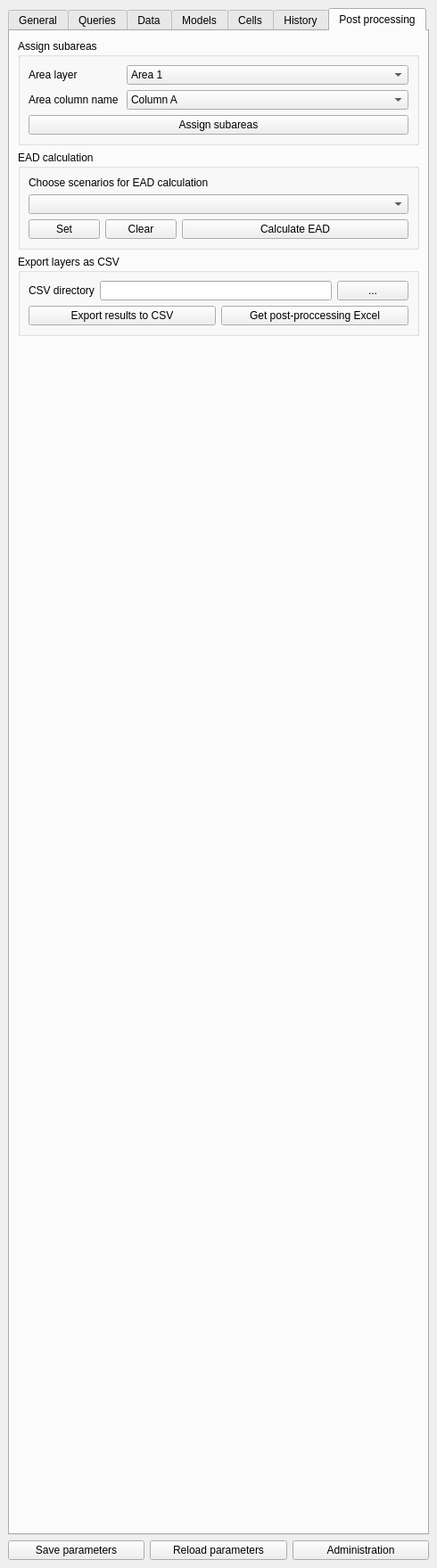
<?xml version="1.0" encoding="UTF-8"?>
<ui version="4.0">
 <class>FloodDamageCostDockWidgetBase</class>
 <widget class="QDockWidget" name="FloodDamageCostDockWidgetBase">
  <property name="geometry">
   <rect>
    <x>0</x>
    <y>0</y>
    <width>490</width>
    <height>1759</height>
   </rect>
  </property>
  <property name="windowTitle">
   <string>Estimation of flood damage costs</string>
  </property>
  <widget class="QWidget" name="dockWidgetContents">
   <layout class="QVBoxLayout" name="verticalLayout_3">
    <item>
     <widget class="QTabWidget" name="twFloodDamageCost">
      <property name="currentIndex">
       <number>6</number>
      </property>
      <widget class="QWidget" name="tab">
       <attribute name="title">
        <string>General</string>
       </attribute>
       <layout class="QVBoxLayout" name="verticalLayout">
        <item>
         <widget class="QGroupBox" name="gbDatabase">
          <property name="title">
           <string>Database source</string>
          </property>
          <property name="checkable">
           <bool>false</bool>
          </property>
          <property name="checked">
           <bool>false</bool>
          </property>
          <layout class="QGridLayout" name="gridLayout">
           <item row="0" column="0">
            <widget class="QLabel" name="label_7">
             <property name="sizePolicy">
              <sizepolicy hsizetype="Preferred" vsizetype="Preferred">
               <horstretch>0</horstretch>
               <verstretch>0</verstretch>
              </sizepolicy>
             </property>
             <property name="text">
              <string>Database</string>
             </property>
            </widget>
           </item>
           <item row="0" column="1">
            <widget class="QComboBox" name="cbDatabase">
             <property name="sizePolicy">
              <sizepolicy hsizetype="Preferred" vsizetype="Fixed">
               <horstretch>5</horstretch>
               <verstretch>0</verstretch>
              </sizepolicy>
             </property>
            </widget>
           </item>
           <item row="0" column="2">
            <widget class="QPushButton" name="pbDatabase">
             <property name="sizePolicy">
              <sizepolicy hsizetype="Minimum" vsizetype="Fixed">
               <horstretch>0</horstretch>
               <verstretch>0</verstretch>
              </sizepolicy>
             </property>
             <property name="text">
              <string/>
             </property>
            </widget>
           </item>
           <item row="1" column="0">
            <widget class="QLabel" name="label_8">
             <property name="sizePolicy">
              <sizepolicy hsizetype="Preferred" vsizetype="Preferred">
               <horstretch>0</horstretch>
               <verstretch>0</verstretch>
              </sizepolicy>
             </property>
             <property name="text">
              <string>Parameter table</string>
             </property>
            </widget>
           </item>
           <item row="1" column="1">
            <widget class="QLineEdit" name="leParameterTable">
             <property name="sizePolicy">
              <sizepolicy hsizetype="Expanding" vsizetype="Fixed">
               <horstretch>5</horstretch>
               <verstretch>0</verstretch>
              </sizepolicy>
             </property>
            </widget>
           </item>
           <item row="1" column="2">
            <widget class="QPushButton" name="pbParameterShow">
             <property name="sizePolicy">
              <sizepolicy hsizetype="Minimum" vsizetype="Fixed">
               <horstretch>0</horstretch>
               <verstretch>0</verstretch>
              </sizepolicy>
             </property>
             <property name="text">
              <string/>
             </property>
            </widget>
           </item>
          </layout>
         </widget>
        </item>
        <item>
         <widget class="QTreeView" name="tvGeneral"/>
        </item>
       </layout>
      </widget>
      <widget class="QWidget" name="tab_5">
       <attribute name="title">
        <string>Queries</string>
       </attribute>
       <layout class="QVBoxLayout" name="verticalLayout_6">
        <item>
         <widget class="QTreeView" name="tvQueries"/>
        </item>
       </layout>
      </widget>
      <widget class="QWidget" name="tab_4">
       <attribute name="title">
        <string>Data</string>
       </attribute>
       <layout class="QVBoxLayout" name="verticalLayout_5">
        <item>
         <widget class="QTreeView" name="tvData"/>
        </item>
       </layout>
      </widget>
      <widget class="QWidget" name="tab_2">
       <attribute name="title">
        <string>Models</string>
       </attribute>
       <layout class="QVBoxLayout" name="verticalLayout_2">
        <item>
         <widget class="QTreeView" name="tvModels"/>
        </item>
        <item>
         <layout class="QHBoxLayout" name="horizontalLayout_8">
          <item>
           <widget class="QLabel" name="label">
            <property name="text">
             <string>Group name</string>
            </property>
           </widget>
          </item>
          <item>
           <widget class="QLineEdit" name="leGroupName">
            <property name="sizePolicy">
             <sizepolicy hsizetype="Expanding" vsizetype="Fixed">
              <horstretch>5</horstretch>
              <verstretch>0</verstretch>
             </sizepolicy>
            </property>
            <property name="text">
             <string/>
            </property>
           </widget>
          </item>
          <item>
           <widget class="QCheckBox" name="chbLimit">
            <property name="text">
             <string>Limit to Mapper extent </string>
            </property>
           </widget>
          </item>
         </layout>
        </item>
        <item>
         <widget class="QPushButton" name="pbModelRun">
          <property name="font">
           <font>
            <weight>75</weight>
            <bold>true</bold>
           </font>
          </property>
          <property name="text">
           <string>Run selected model(s)</string>
          </property>
         </widget>
        </item>
       </layout>
      </widget>
      <widget class="QWidget" name="tab_6">
       <attribute name="title">
        <string>Cells</string>
       </attribute>
       <layout class="QVBoxLayout" name="verticalLayout_12">
        <item>
         <widget class="QGroupBox" name="groupBox_3">
          <property name="title">
           <string>Create cell layer</string>
          </property>
          <layout class="QVBoxLayout" name="verticalLayout_8">
           <item>
            <layout class="QHBoxLayout" name="horizontalLayout_2">
             <item>
              <widget class="QLabel" name="label_10">
               <property name="sizePolicy">
                <sizepolicy hsizetype="Preferred" vsizetype="Preferred">
                 <horstretch>1</horstretch>
                 <verstretch>0</verstretch>
                </sizepolicy>
               </property>
               <property name="text">
                <string>Layername</string>
               </property>
              </widget>
             </item>
             <item>
              <widget class="QLineEdit" name="leLayerName">
               <property name="sizePolicy">
                <sizepolicy hsizetype="Expanding" vsizetype="Fixed">
                 <horstretch>4</horstretch>
                 <verstretch>0</verstretch>
                </sizepolicy>
               </property>
              </widget>
             </item>
            </layout>
           </item>
           <item>
            <layout class="QHBoxLayout" name="horizontalLayout_4">
             <item>
              <layout class="QFormLayout" name="formLayout">
               <item row="0" column="0">
                <widget class="QLabel" name="label_11">
                 <property name="sizePolicy">
                  <sizepolicy hsizetype="Preferred" vsizetype="Preferred">
                   <horstretch>0</horstretch>
                   <verstretch>0</verstretch>
                  </sizepolicy>
                 </property>
                 <property name="text">
                  <string>Cell dimension (m.)</string>
                 </property>
                </widget>
               </item>
               <item row="0" column="1">
                <widget class="QDoubleSpinBox" name="dsbCellSize">
                 <property name="sizePolicy">
                  <sizepolicy hsizetype="Minimum" vsizetype="Fixed">
                   <horstretch>4</horstretch>
                   <verstretch>0</verstretch>
                  </sizepolicy>
                 </property>
                 <property name="maximum">
                  <double>10000.000000000000000</double>
                 </property>
                 <property name="singleStep">
                  <double>50.000000000000000</double>
                 </property>
                </widget>
               </item>
               <item row="1" column="0">
                <widget class="QLabel" name="label_5">
                 <property name="sizePolicy">
                  <sizepolicy hsizetype="Preferred" vsizetype="Preferred">
                   <horstretch>1</horstretch>
                   <verstretch>0</verstretch>
                  </sizepolicy>
                 </property>
                 <property name="text">
                  <string>X minimum</string>
                 </property>
                </widget>
               </item>
               <item row="1" column="1">
                <widget class="QDoubleSpinBox" name="dsbXMin">
                 <property name="sizePolicy">
                  <sizepolicy hsizetype="Minimum" vsizetype="Fixed">
                   <horstretch>0</horstretch>
                   <verstretch>0</verstretch>
                  </sizepolicy>
                 </property>
                 <property name="maximum">
                  <double>10000000.000000000000000</double>
                 </property>
                 <property name="singleStep">
                  <double>1000.000000000000000</double>
                 </property>
                </widget>
               </item>
               <item row="2" column="0">
                <widget class="QLabel" name="label_12">
                 <property name="sizePolicy">
                  <sizepolicy hsizetype="Preferred" vsizetype="Preferred">
                   <horstretch>1</horstretch>
                   <verstretch>0</verstretch>
                  </sizepolicy>
                 </property>
                 <property name="text">
                  <string>Y minimum</string>
                 </property>
                </widget>
               </item>
               <item row="2" column="1">
                <widget class="QDoubleSpinBox" name="dsbYMin">
                 <property name="sizePolicy">
                  <sizepolicy hsizetype="Minimum" vsizetype="Fixed">
                   <horstretch>0</horstretch>
                   <verstretch>0</verstretch>
                  </sizepolicy>
                 </property>
                 <property name="maximum">
                  <double>10000000.000000000000000</double>
                 </property>
                 <property name="singleStep">
                  <double>1000.000000000000000</double>
                 </property>
                </widget>
               </item>
              </layout>
             </item>
             <item>
              <layout class="QFormLayout" name="formLayout_2">
               <item row="0" column="0" colspan="2">
                <widget class="QLabel" name="label_14">
                 <property name="sizePolicy">
                  <sizepolicy hsizetype="Preferred" vsizetype="Preferred">
                   <horstretch>4</horstretch>
                   <verstretch>0</verstretch>
                  </sizepolicy>
                 </property>
                 <property name="text">
                  <string>(Cells are always square)</string>
                 </property>
                </widget>
               </item>
               <item row="1" column="0">
                <widget class="QLabel" name="label_6">
                 <property name="sizePolicy">
                  <sizepolicy hsizetype="Preferred" vsizetype="Preferred">
                   <horstretch>1</horstretch>
                   <verstretch>0</verstretch>
                  </sizepolicy>
                 </property>
                 <property name="text">
                  <string>X maximum</string>
                 </property>
                </widget>
               </item>
               <item row="1" column="1">
                <widget class="QDoubleSpinBox" name="dsbXMax">
                 <property name="sizePolicy">
                  <sizepolicy hsizetype="Minimum" vsizetype="Fixed">
                   <horstretch>4</horstretch>
                   <verstretch>0</verstretch>
                  </sizepolicy>
                 </property>
                 <property name="maximum">
                  <double>10000000.000000000000000</double>
                 </property>
                 <property name="singleStep">
                  <double>1000.000000000000000</double>
                 </property>
                </widget>
               </item>
               <item row="2" column="0">
                <widget class="QLabel" name="label_13">
                 <property name="sizePolicy">
                  <sizepolicy hsizetype="Preferred" vsizetype="Preferred">
                   <horstretch>1</horstretch>
                   <verstretch>0</verstretch>
                  </sizepolicy>
                 </property>
                 <property name="text">
                  <string>Y maximum</string>
                 </property>
                </widget>
               </item>
               <item row="2" column="1">
                <widget class="QDoubleSpinBox" name="dsbYMax">
                 <property name="sizePolicy">
                  <sizepolicy hsizetype="Minimum" vsizetype="Fixed">
                   <horstretch>4</horstretch>
                   <verstretch>0</verstretch>
                  </sizepolicy>
                 </property>
                 <property name="maximum">
                  <double>10000000.000000000000000</double>
                 </property>
                 <property name="singleStep">
                  <double>1000.000000000000000</double>
                 </property>
                </widget>
               </item>
              </layout>
             </item>
            </layout>
           </item>
           <item>
            <layout class="QHBoxLayout" name="horizontalLayout_7">
             <item>
              <widget class="QPushButton" name="pbMapperExtents">
               <property name="sizePolicy">
                <sizepolicy hsizetype="Minimum" vsizetype="Fixed">
                 <horstretch>9</horstretch>
                 <verstretch>0</verstretch>
                </sizepolicy>
               </property>
               <property name="text">
                <string>mapper extents</string>
               </property>
              </widget>
             </item>
             <item>
              <widget class="QPushButton" name="pbCreateCellLayer">
               <property name="sizePolicy">
                <sizepolicy hsizetype="Minimum" vsizetype="Fixed">
                 <horstretch>9</horstretch>
                 <verstretch>0</verstretch>
                </sizepolicy>
               </property>
               <property name="text">
                <string>Create new cell layer</string>
               </property>
              </widget>
             </item>
            </layout>
           </item>
          </layout>
         </widget>
        </item>
        <item>
         <widget class="QGroupBox" name="groupBox">
          <property name="title">
           <string>Promote polygon layer to cell layer</string>
          </property>
          <layout class="QVBoxLayout" name="verticalLayout_9">
           <item>
            <layout class="QHBoxLayout" name="horizontalLayout_13">
             <item>
              <widget class="QLabel" name="label_17">
               <property name="sizePolicy">
                <sizepolicy hsizetype="Preferred" vsizetype="Preferred">
                 <horstretch>0</horstretch>
                 <verstretch>0</verstretch>
                </sizepolicy>
               </property>
               <property name="text">
                <string>Polygon layer</string>
               </property>
              </widget>
             </item>
             <item>
              <widget class="QComboBox" name="cbPolLayer">
               <property name="sizePolicy">
                <sizepolicy hsizetype="Preferred" vsizetype="Fixed">
                 <horstretch>5</horstretch>
                 <verstretch>0</verstretch>
                </sizepolicy>
               </property>
               <property name="toolTip">
                <string>Choose a layer to promote to cell layer</string>
               </property>
              </widget>
             </item>
             <item>
              <widget class="QPushButton" name="pbUpdPolLayer">
               <property name="sizePolicy">
                <sizepolicy hsizetype="Minimum" vsizetype="Fixed">
                 <horstretch>0</horstretch>
                 <verstretch>0</verstretch>
                </sizepolicy>
               </property>
               <property name="toolTip">
                <string>Update polygon layer list</string>
               </property>
               <property name="text">
                <string/>
               </property>
              </widget>
             </item>
            </layout>
           </item>
           <item>
            <widget class="QPushButton" name="pbPromotePolLayer">
             <property name="sizePolicy">
              <sizepolicy hsizetype="Minimum" vsizetype="Fixed">
               <horstretch>9</horstretch>
               <verstretch>0</verstretch>
              </sizepolicy>
             </property>
             <property name="text">
              <string>Promote to cell layer</string>
             </property>
            </widget>
           </item>
          </layout>
         </widget>
        </item>
        <item>
         <widget class="QGroupBox" name="groupBox_2">
          <property name="title">
           <string>Choose cell layer</string>
          </property>
          <layout class="QVBoxLayout" name="verticalLayout_7">
           <item>
            <layout class="QHBoxLayout" name="horizontalLayout_3">
             <item>
              <widget class="QLabel" name="label_9">
               <property name="sizePolicy">
                <sizepolicy hsizetype="Preferred" vsizetype="Preferred">
                 <horstretch>0</horstretch>
                 <verstretch>0</verstretch>
                </sizepolicy>
               </property>
               <property name="text">
                <string>Cell layer</string>
               </property>
              </widget>
             </item>
             <item>
              <widget class="QComboBox" name="cbCellLayer">
               <property name="sizePolicy">
                <sizepolicy hsizetype="Preferred" vsizetype="Fixed">
                 <horstretch>5</horstretch>
                 <verstretch>0</verstretch>
                </sizepolicy>
               </property>
              </widget>
             </item>
             <item>
              <widget class="QPushButton" name="pbUpdCellLayer">
               <property name="sizePolicy">
                <sizepolicy hsizetype="Minimum" vsizetype="Fixed">
                 <horstretch>0</horstretch>
                 <verstretch>0</verstretch>
                </sizepolicy>
               </property>
               <property name="text">
                <string/>
               </property>
              </widget>
             </item>
            </layout>
           </item>
           <item>
            <widget class="QPushButton" name="pbClearValues">
             <property name="sizePolicy">
              <sizepolicy hsizetype="Minimum" vsizetype="Fixed">
               <horstretch>9</horstretch>
               <verstretch>0</verstretch>
              </sizepolicy>
             </property>
             <property name="text">
              <string>Clear values from chosen layer</string>
             </property>
            </widget>
           </item>
          </layout>
         </widget>
        </item>
        <item>
         <widget class="QTreeView" name="tvCells"/>
        </item>
        <item>
         <layout class="QHBoxLayout" name="horizontalLayout_5">
          <item>
           <widget class="QPushButton" name="pbDamage">
            <property name="sizePolicy">
             <sizepolicy hsizetype="Minimum" vsizetype="Fixed">
              <horstretch>9</horstretch>
              <verstretch>0</verstretch>
             </sizepolicy>
            </property>
            <property name="text">
             <string>Damage loss</string>
            </property>
           </widget>
          </item>
          <item>
           <widget class="QPushButton" name="pbValue">
            <property name="sizePolicy">
             <sizepolicy hsizetype="Minimum" vsizetype="Fixed">
              <horstretch>9</horstretch>
              <verstretch>0</verstretch>
             </sizepolicy>
            </property>
            <property name="text">
             <string>Value loss</string>
            </property>
           </widget>
          </item>
          <item>
           <widget class="QPushButton" name="pbRisk">
            <property name="sizePolicy">
             <sizepolicy hsizetype="Minimum" vsizetype="Fixed">
              <horstretch>9</horstretch>
              <verstretch>0</verstretch>
             </sizepolicy>
            </property>
            <property name="text">
             <string>Risk</string>
            </property>
           </widget>
          </item>
          <item>
           <widget class="QPushButton" name="pbClearAll">
            <property name="sizePolicy">
             <sizepolicy hsizetype="Minimum" vsizetype="Fixed">
              <horstretch>9</horstretch>
              <verstretch>0</verstretch>
             </sizepolicy>
            </property>
            <property name="text">
             <string>Clear all</string>
            </property>
           </widget>
          </item>
         </layout>
        </item>
        <item>
         <layout class="QHBoxLayout" name="horizontalLayout_6">
          <item>
           <widget class="QPushButton" name="pbUpdateLayerTree">
            <property name="sizePolicy">
             <sizepolicy hsizetype="Minimum" vsizetype="Fixed">
              <horstretch>9</horstretch>
              <verstretch>0</verstretch>
             </sizepolicy>
            </property>
            <property name="text">
             <string>Update layer tree</string>
            </property>
           </widget>
          </item>
          <item>
           <widget class="QPushButton" name="pbCellExtract">
            <property name="sizePolicy">
             <sizepolicy hsizetype="Minimum" vsizetype="Fixed">
              <horstretch>9</horstretch>
              <verstretch>0</verstretch>
             </sizepolicy>
            </property>
            <property name="font">
             <font>
              <weight>75</weight>
              <bold>true</bold>
             </font>
            </property>
            <property name="text">
             <string>Run cell extraction</string>
            </property>
           </widget>
          </item>
         </layout>
        </item>
       </layout>
      </widget>
      <widget class="QWidget" name="tab_8">
       <attribute name="title">
        <string>History</string>
       </attribute>
       <layout class="QVBoxLayout" name="verticalLayout_4">
        <item>
         <widget class="QTreeView" name="tvHistory"/>
        </item>
        <item>
         <layout class="QHBoxLayout" name="horizontalLayout_11">
          <item>
           <widget class="QLabel" name="label_3">
            <property name="text">
             <string>Fields</string>
            </property>
           </widget>
          </item>
          <item>
           <widget class="QComboBox" name="cbHistFields">
            <property name="sizePolicy">
             <sizepolicy hsizetype="Preferred" vsizetype="Fixed">
              <horstretch>4</horstretch>
              <verstretch>0</verstretch>
             </sizepolicy>
            </property>
           </widget>
          </item>
          <item>
           <widget class="QLabel" name="label_4">
            <property name="text">
             <string>Operators</string>
            </property>
           </widget>
          </item>
          <item>
           <widget class="QComboBox" name="cbHistOperators">
            <property name="sizePolicy">
             <sizepolicy hsizetype="Preferred" vsizetype="Fixed">
              <horstretch>4</horstretch>
              <verstretch>0</verstretch>
             </sizepolicy>
            </property>
           </widget>
          </item>
         </layout>
        </item>
        <item>
         <layout class="QHBoxLayout" name="horizontalLayout_10">
          <item>
           <widget class="QLabel" name="label_2">
            <property name="text">
             <string>Filter</string>
            </property>
           </widget>
          </item>
          <item>
           <widget class="QLineEdit" name="leHistFilter">
            <property name="sizePolicy">
             <sizepolicy hsizetype="Expanding" vsizetype="Fixed">
              <horstretch>5</horstretch>
              <verstretch>0</verstretch>
             </sizepolicy>
            </property>
            <property name="text">
             <string/>
            </property>
           </widget>
          </item>
         </layout>
        </item>
        <item>
         <layout class="QHBoxLayout" name="horizontalLayout_9">
          <item>
           <widget class="QPushButton" name="pbHistFilterSearch">
            <property name="font">
             <font>
              <weight>50</weight>
              <bold>false</bold>
             </font>
            </property>
            <property name="text">
             <string>Filter search</string>
            </property>
           </widget>
          </item>
          <item>
           <widget class="QPushButton" name="pbHistResetSearch">
            <property name="font">
             <font>
              <weight>50</weight>
              <bold>false</bold>
             </font>
            </property>
            <property name="text">
             <string>Reset search</string>
            </property>
           </widget>
          </item>
         </layout>
        </item>
       </layout>
      </widget>
      <widget class="QWidget" name="tab_3">
       <attribute name="title">
        <string>Post processing</string>
       </attribute>
       <layout class="QVBoxLayout" name="verticalLayout_13">
        <item>
         <widget class="QGroupBox" name="gbDatabase_2">
          <property name="title">
           <string>Assign subareas</string>
          </property>
          <property name="checkable">
           <bool>false</bool>
          </property>
          <property name="checked">
           <bool>false</bool>
          </property>
          <layout class="QVBoxLayout" name="verticalLayout_10">
           <item>
            <layout class="QGridLayout" name="gridLayout_2">
             <item row="0" column="0">
              <widget class="QLabel" name="label_15">
               <property name="sizePolicy">
                <sizepolicy hsizetype="Preferred" vsizetype="Preferred">
                 <horstretch>0</horstretch>
                 <verstretch>0</verstretch>
                </sizepolicy>
               </property>
               <property name="text">
                <string>Area layer</string>
               </property>
              </widget>
             </item>
             <item row="0" column="1">
              <widget class="QComboBox" name="cbAreaLayer">
               <property name="sizePolicy">
                <sizepolicy hsizetype="Preferred" vsizetype="Fixed">
                 <horstretch>5</horstretch>
                 <verstretch>0</verstretch>
                </sizepolicy>
               </property>
               <item>
                <property name="text">
                 <string>Area 1</string>
                </property>
               </item>
               <item>
                <property name="text">
                 <string>Area 2</string>
                </property>
               </item>
               <item>
                <property name="text">
                 <string>Area 3</string>
                </property>
               </item>
              </widget>
             </item>
             <item row="1" column="0">
              <widget class="QLabel" name="label_16">
               <property name="sizePolicy">
                <sizepolicy hsizetype="Preferred" vsizetype="Preferred">
                 <horstretch>0</horstretch>
                 <verstretch>0</verstretch>
                </sizepolicy>
               </property>
               <property name="text">
                <string>Area column name </string>
               </property>
              </widget>
             </item>
             <item row="1" column="1">
              <widget class="QComboBox" name="cbAreaColumn">
               <property name="sizePolicy">
                <sizepolicy hsizetype="Preferred" vsizetype="Fixed">
                 <horstretch>5</horstretch>
                 <verstretch>0</verstretch>
                </sizepolicy>
               </property>
               <item>
                <property name="text">
                 <string>Column A</string>
                </property>
               </item>
               <item>
                <property name="text">
                 <string>Column B</string>
                </property>
               </item>
               <item>
                <property name="text">
                 <string>Column C</string>
                </property>
               </item>
              </widget>
             </item>
            </layout>
           </item>
           <item>
            <widget class="QPushButton" name="pbAreaSub">
             <property name="text">
              <string>Assign subareas</string>
             </property>
            </widget>
           </item>
          </layout>
         </widget>
        </item>
        <item>
         <widget class="QGroupBox" name="gbDatabase_4">
          <property name="title">
           <string>EAD calculation</string>
          </property>
          <property name="checkable">
           <bool>false</bool>
          </property>
          <property name="checked">
           <bool>false</bool>
          </property>
          <layout class="QVBoxLayout" name="verticalLayout_14">
           <item>
            <widget class="QLabel" name="label_18">
             <property name="text">
              <string>Choose scenarios for EAD calculation</string>
             </property>
            </widget>
           </item>
           <item>
            <widget class="QgsCheckableComboBox" name="cbScenariosEAD">
             <property name="sizePolicy">
              <sizepolicy hsizetype="Preferred" vsizetype="Fixed">
               <horstretch>6</horstretch>
               <verstretch>0</verstretch>
              </sizepolicy>
             </property>
             <property name="placeholderText">
              <string>Choose scenarios</string>
             </property>
             <property name="separator">
              <string>;</string>
             </property>
            </widget>
           </item>
           <item>
            <layout class="QHBoxLayout" name="horizontalLayout_15">
             <item>
              <widget class="QPushButton" name="pbSetScenarios">
               <property name="sizePolicy">
                <sizepolicy hsizetype="Minimum" vsizetype="Fixed">
                 <horstretch>1</horstretch>
                 <verstretch>0</verstretch>
                </sizepolicy>
               </property>
               <property name="text">
                <string>Set</string>
               </property>
              </widget>
             </item>
             <item>
              <widget class="QPushButton" name="pbClearScenarios">
               <property name="sizePolicy">
                <sizepolicy hsizetype="Minimum" vsizetype="Fixed">
                 <horstretch>1</horstretch>
                 <verstretch>0</verstretch>
                </sizepolicy>
               </property>
               <property name="text">
                <string>Clear</string>
               </property>
              </widget>
             </item>
             <item>
              <widget class="QPushButton" name="pbCalculateEAD">
               <property name="sizePolicy">
                <sizepolicy hsizetype="Minimum" vsizetype="Fixed">
                 <horstretch>8</horstretch>
                 <verstretch>0</verstretch>
                </sizepolicy>
               </property>
               <property name="text">
                <string>Calculate EAD</string>
               </property>
              </widget>
             </item>
            </layout>
           </item>
          </layout>
         </widget>
        </item>
        <item>
         <widget class="QGroupBox" name="gbDatabase_3">
          <property name="title">
           <string>Export layers as CSV </string>
          </property>
          <property name="checkable">
           <bool>false</bool>
          </property>
          <property name="checked">
           <bool>false</bool>
          </property>
          <layout class="QVBoxLayout" name="verticalLayout_11">
           <item>
            <layout class="QHBoxLayout" name="horizontalLayout_12">
             <item>
              <widget class="QLabel" name="label_19">
               <property name="sizePolicy">
                <sizepolicy hsizetype="Preferred" vsizetype="Preferred">
                 <horstretch>1</horstretch>
                 <verstretch>0</verstretch>
                </sizepolicy>
               </property>
               <property name="text">
                <string>CSV directory</string>
               </property>
              </widget>
             </item>
             <item>
              <widget class="QLineEdit" name="leCSVExportDir">
               <property name="sizePolicy">
                <sizepolicy hsizetype="Expanding" vsizetype="Fixed">
                 <horstretch>6</horstretch>
                 <verstretch>0</verstretch>
                </sizepolicy>
               </property>
              </widget>
             </item>
             <item>
              <widget class="QPushButton" name="pbCSVExportDir">
               <property name="sizePolicy">
                <sizepolicy hsizetype="Minimum" vsizetype="Fixed">
                 <horstretch>1</horstretch>
                 <verstretch>0</verstretch>
                </sizepolicy>
               </property>
               <property name="text">
                <string>...</string>
               </property>
              </widget>
             </item>
            </layout>
           </item>
           <item>
            <layout class="QHBoxLayout" name="horizontalLayout_14">
             <item>
              <widget class="QPushButton" name="pbCSVExport">
               <property name="sizePolicy">
                <sizepolicy hsizetype="Minimum" vsizetype="Fixed">
                 <horstretch>4</horstretch>
                 <verstretch>0</verstretch>
                </sizepolicy>
               </property>
               <property name="toolTip">
                <string>&lt;html&gt;&lt;head/&gt;&lt;body&gt;&lt;pre style=&quot; margin-top:12px; margin-bottom:12px; margin-left:0px; margin-right:0px; -qt-block-indent:0; text-indent:0px;&quot;&gt;&lt;span style=&quot; font-family:'Courier New'; font-weight:600;&quot;&gt;Merges sector data (for active result groups and layers only) and exports it as CSV file&lt;/span&gt;&lt;/pre&gt;&lt;/body&gt;&lt;/html&gt;</string>
               </property>
               <property name="text">
                <string>Export results to CSV</string>
               </property>
              </widget>
             </item>
             <item>
              <widget class="QPushButton" name="pbCreateExcel">
               <property name="sizePolicy">
                <sizepolicy hsizetype="Minimum" vsizetype="Fixed">
                 <horstretch>4</horstretch>
                 <verstretch>0</verstretch>
                </sizepolicy>
               </property>
               <property name="toolTip">
                <string>&lt;html&gt;&lt;head/&gt;&lt;body&gt;&lt;p&gt;&lt;span style=&quot; font-family:'Courier New'; font-weight:600;&quot;&gt;Get an Excel spreadsheet for automatic data processing of the exported CSV files&lt;/span&gt;&lt;/p&gt;&lt;/body&gt;&lt;/html&gt;</string>
               </property>
               <property name="whatsThis">
                <string/>
               </property>
               <property name="text">
                <string>Get post-proccessing Excel</string>
               </property>
              </widget>
             </item>
            </layout>
           </item>
          </layout>
         </widget>
        </item>
        <item>
         <spacer name="verticalSpacer">
          <property name="orientation">
           <enum>Qt::Vertical</enum>
          </property>
          <property name="sizeHint" stdset="0">
           <size>
            <width>20</width>
            <height>549</height>
           </size>
          </property>
         </spacer>
        </item>
       </layout>
      </widget>
     </widget>
    </item>
    <item>
     <layout class="QHBoxLayout" name="horizontalLayout">
      <item>
       <widget class="QPushButton" name="pbParameterSave">
        <property name="text">
         <string>Save parameters</string>
        </property>
       </widget>
      </item>
      <item>
       <widget class="QPushButton" name="pbParameterReset">
        <property name="text">
         <string>Reload parameters</string>
        </property>
       </widget>
      </item>
      <item>
       <widget class="QPushButton" name="pbAdministration">
        <property name="text">
         <string>Administration</string>
        </property>
       </widget>
      </item>
     </layout>
    </item>
   </layout>
  </widget>
 </widget>
 <customwidgets>
  <customwidget>
   <class>QgsCheckableComboBox</class>
   <extends>QComboBox</extends>
   <header>qgscheckablecombobox.h</header>
  </customwidget>
 </customwidgets>
 <resources/>
 <connections/>
</ui>
